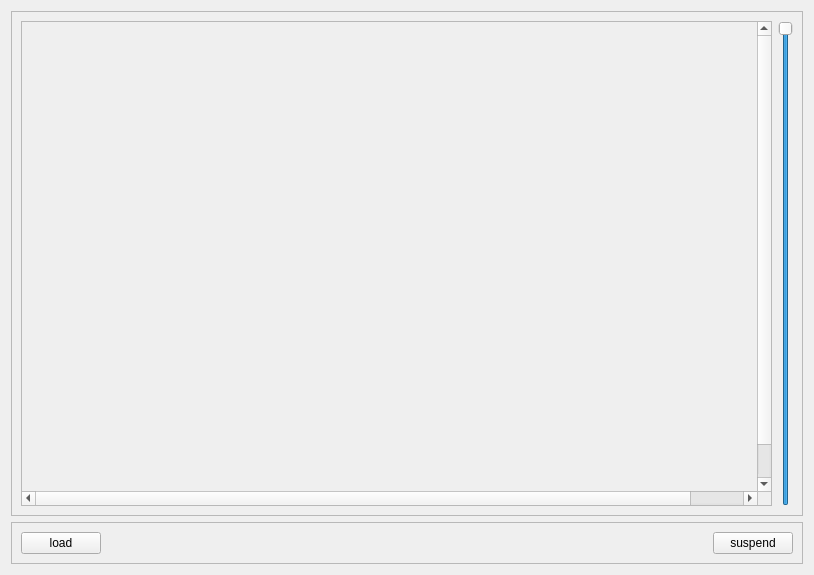
<?xml version="1.0" encoding="UTF-8"?>
<ui version="4.0">
 <class>LargaliMain</class>
 <widget class="QWidget" name="LargaliMain">
  <property name="geometry">
   <rect>
    <x>0</x>
    <y>0</y>
    <width>814</width>
    <height>575</height>
   </rect>
  </property>
  <property name="windowTitle">
   <string>Form</string>
  </property>
  <layout class="QVBoxLayout" name="verticalLayout">
   <item>
    <widget class="QFrame" name="frame_2">
     <property name="frameShape">
      <enum>QFrame::StyledPanel</enum>
     </property>
     <property name="frameShadow">
      <enum>QFrame::Raised</enum>
     </property>
     <layout class="QHBoxLayout" name="horizontalLayout_2">
      <item>
       <widget class="QScrollArea" name="saAlignment">
        <property name="verticalScrollBarPolicy">
         <enum>Qt::ScrollBarAsNeeded</enum>
        </property>
        <property name="widgetResizable">
         <bool>false</bool>
        </property>
        <widget class="QWidget" name="scrollAreaWidgetContents">
         <property name="geometry">
          <rect>
           <x>0</x>
           <y>0</y>
           <width>794</width>
           <height>506</height>
          </rect>
         </property>
        </widget>
       </widget>
      </item>
      <item>
       <widget class="QSlider" name="slZoom">
        <property name="maximum">
         <number>100</number>
        </property>
        <property name="value">
         <number>100</number>
        </property>
        <property name="orientation">
         <enum>Qt::Vertical</enum>
        </property>
       </widget>
      </item>
     </layout>
    </widget>
   </item>
   <item>
    <widget class="QFrame" name="frame">
     <property name="frameShape">
      <enum>QFrame::StyledPanel</enum>
     </property>
     <property name="frameShadow">
      <enum>QFrame::Raised</enum>
     </property>
     <layout class="QHBoxLayout" name="horizontalLayout">
      <item>
       <widget class="QPushButton" name="pbLoad">
        <property name="text">
         <string>load</string>
        </property>
       </widget>
      </item>
      <item>
       <spacer name="horizontalSpacer">
        <property name="orientation">
         <enum>Qt::Horizontal</enum>
        </property>
        <property name="sizeHint" stdset="0">
         <size>
          <width>40</width>
          <height>20</height>
         </size>
        </property>
       </spacer>
      </item>
      <item>
       <widget class="QPushButton" name="pbSuspend">
        <property name="text">
         <string>suspend</string>
        </property>
       </widget>
      </item>
     </layout>
    </widget>
   </item>
  </layout>
 </widget>
 <resources/>
 <connections/>
</ui>
